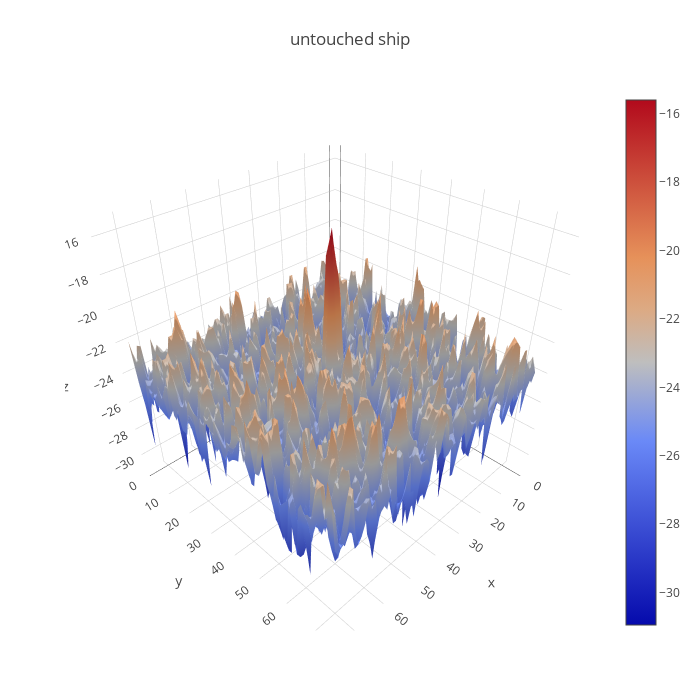

Write notebook code for a chart like this one.
### Code cell
plotmy3d(ships[3, ..., 2], 'untouched ship')

### Figure 1 — Plotly figure (JSON) as saved in the notebook; plotly's stock layout.template omitted (floating-point values rounded to 4 significant figures; data arrays with more than 128 entries replaced by an {"elided": "..."} marker saying what was removed)
{"data": [{"type": "surface", "z": {"elided": "75x75 float values"}}], "layout": {"autosize": false, "height": 700, "margin": {"b": 65, "l": 65, "r": 50, "t": 90}, "title": "untouched ship", "width": 700}}
